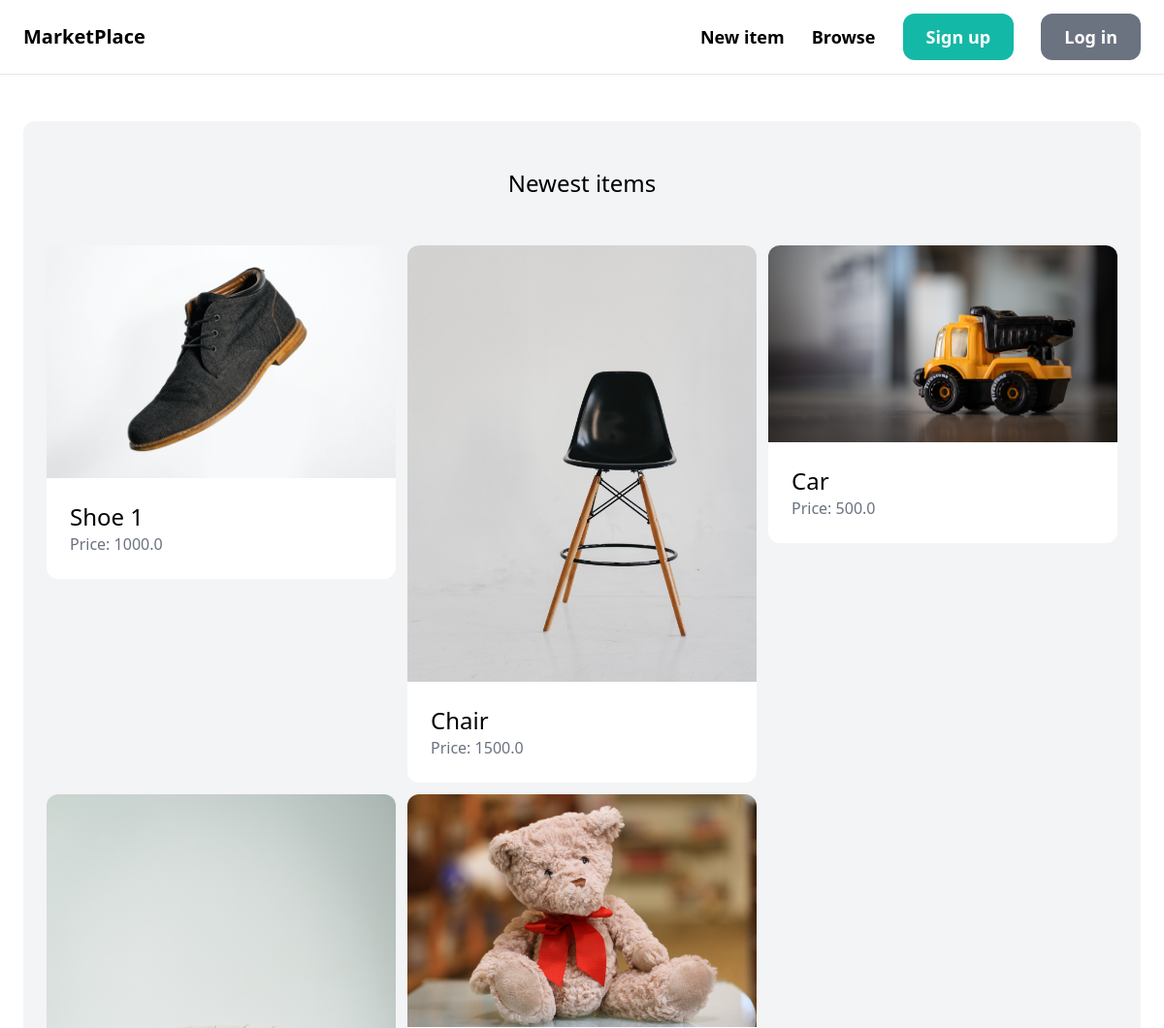
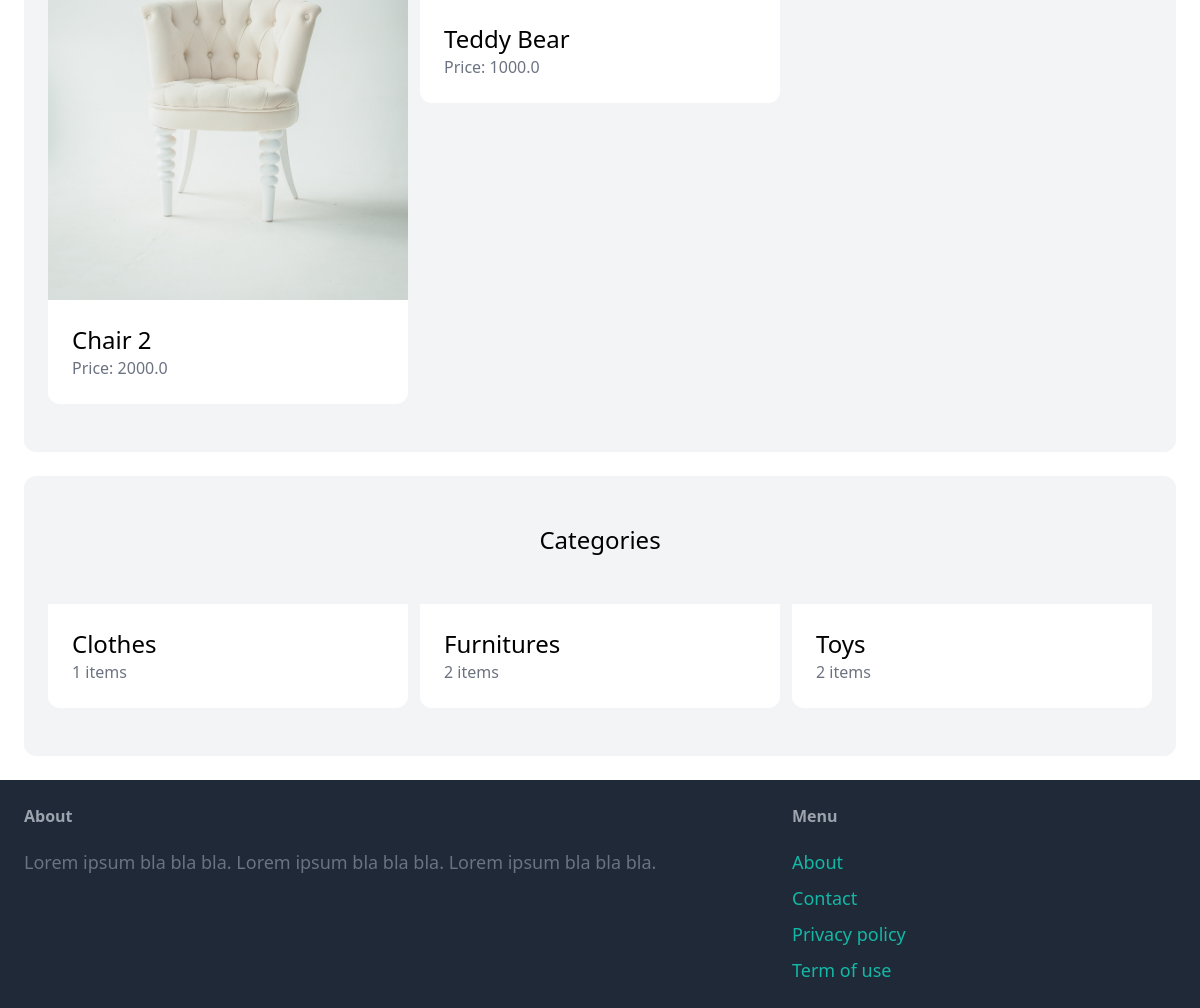
The page / on the database its author committed (2 pictures, top to bottom).
### item/models.py (models this page shows, shortened)
class Item(models.Model):
    category = models.ForeignKey(Category, related_name='items', on_delete=models.CASCADE)
    name = models.CharField(max_length=255)
    description = models.TextField(blank=True, null=True)
    price = models.FloatField()
    image = models.ImageField(upload_to='item_images', blank=True, null=True)
    is_sold = models.BooleanField(default=False)
    created_by = models.ForeignKey(User, related_name='items', on_delete=models.CASCADE)
    created_at = models.DateTimeField(auto_now_add=True)

class Category(models.Model):
    name = models.CharField(max_length=255)
    class Meta:
        ordering = ('name',)
        verbose_name_plural = 'Categories'

### core/views.py (the view)
# urls.py: path('', views.index, name='index'),
def index(request):
    items = Item.objects.filter(is_sold=False)[0:6]
    categories = Category.objects.all()
    return render(request, 'core/index.html', {
        'categories': categories,
        'items': items,
    })

### core/templates/core/index.html (shortened to what this page needs)
{% extends 'core/base.html' %}
{% block content %}
    <div class="mt-6 px-6 py-12 bg-gray-100 rounded-xl">
        <h2 class="mb-12 text-2xl text-center">Newest items</h2>
        <div class="grid grid-cols-3 gap-3">
            {% for item in items %}
                <div>
                    <a href="{% url 'item:detail' item.id %}">
                        <div>
                            <img src="{{ item.image.url }}" class="rounded-t-xl">
                        </div>
                        <div class="p-6 bg-white rounded-b-xl">
                            <h2 class="text-2xl">{{ item.name }}</h2>
                            <p class="text-gray-500">Price: {{ item.price }}</p>
                        </div>
                    </a>
                </div>
            {% endfor %}
        </div>
    </div>
    <div class="mt-6 px-6 py-12 bg-gray-100 rounded-xl">
        <h2 class="mb-12 text-2xl text-center">Categories</h2>
        <div class="grid grid-cols-3 gap-3">
            {% for category in categories %}
                <div>
                    <a href="#">
                        <div class="p-6 bg-white rounded-b-xl">
                            <h2 class="text-2xl">{{ category.name }}</h2>
                            <p class="text-gray-500">{{ category.items.count }} items</p>
                        </div>
                    </a>
                </div>
            {% endfor %}
        </div>
    </div>
{% endblock %}

### core/templates/core/base.html (shortened to what this page needs)
<!doctype html>
<html>
    <head>
        <script src="https://cdn.tailwindcss.com"></script>
    </head>
    <body>
        <nav class="py-6 px-6 flex justify-between items-center border-b border-gray-200">
            <a href="/" class="text-xl font-semibold">MarketPlace</a>
            <div class="space-x-6">
                <a href="{% url 'item:new' %}" class="text-lg font-semibold hover:text-gray-500">New item</a>
                <a href="{% url 'item:items' %}" class="text-lg font-semibold hover:text-gray-500">Browse</a>
                {% if request.user.is_authenticated %}
                    <a href="{% url 'conversation:inbox' %}" class="px-6 py-3 text-lg font-semibold bg-teal-500 text-white rounded-xl hover:bg-teal-700">Inbox</a>
                    <a href="{% url 'dashboard:index' %}" class="px-6 py-3 text-lg font-semibold bg-gray-500 text-white rounded-xl hover:bg-gray-700">Dashboard</a>
                {% else %}
                    <a href="{% url 'core:signup' %}" class="px-6 py-3 text-lg font-semibold bg-teal-500 text-white rounded-xl hover:bg-teal-700">Sign up</a>
                    <a href="{% url 'core:login' %}" class="px-6 py-3 text-lg font-semibold bg-gray-500 text-white rounded-xl hover:bg-gray-700">Log in</a>
                {% endif %}
            </div>
        </nav>
        <div class="px-6 py-6">
            {% block content %}
            {% endblock %}
        </div>
        <footer class="py-6 px-6 flex justify-between bg-gray-800">
            <div class="w-2/3 pr-10">
                <h3 class="mb-5 font-semibold text-gray-400">About</h3>
                <p class="text-lg text-gray-500">Lorem ipsum bla bla bla. Lorem ipsum bla bla bla. Lorem ipsum bla bla bla.</p>
            </div>
            <div class="w-1/3">
                <h3 class="mb-5 font-semibold text-gray-400">Menu</h3>
                <ul class="space-y-2">
                    <li><a href="#" class="text-lg text-teal-500 hover:text-teal-700">About</a></li>
                    <li><a href="{% url 'core:contact' %}" class="text-lg text-teal-500 hover:text-teal-700">Contact</a></li>
                    <li><a href="#" class="text-lg text-teal-500 hover:text-teal-700">Privacy policy</a></li>
                    <li><a href="#" class="text-lg text-teal-500 hover:text-teal-700">Term of use</a></li>
                </ul>
            </div>
        </footer>
    </body>
</html>

### rows shown on the page
Item: image (picture), name "Shoe 1", price "1000.0"
Item: image (picture), name "Chair", price "1500.0"
Item: image (picture), name "Car", price "500.0"
Item: image (picture), name "Chair 2", price "2000.0"
Item: image (picture), name "Teddy Bear", price "1000.0"
Category: name "Clothes", items.count "1"
Category: name "Furnitures", items.count "2"
Category: name "Toys", items.count "2"
